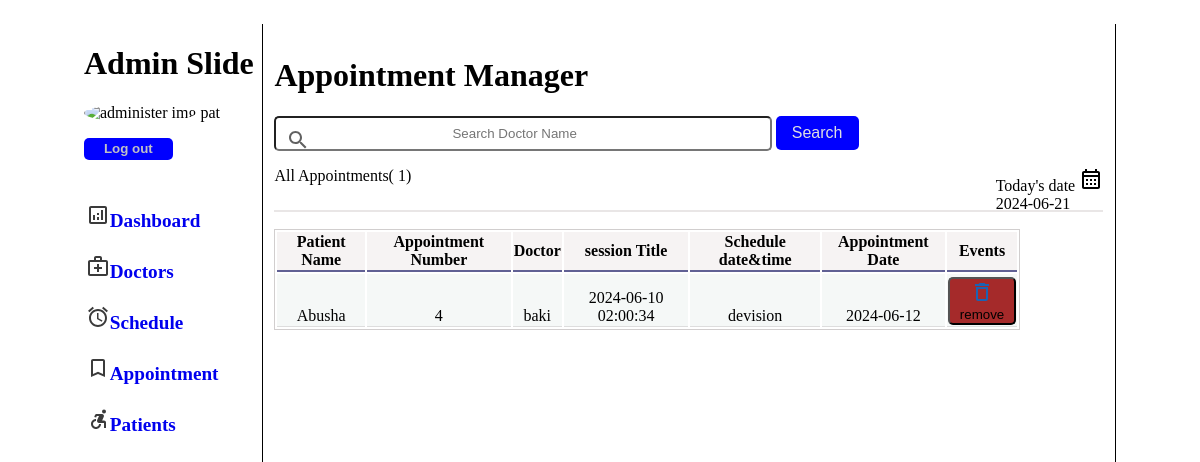
Page /Admin/Appointment.php (signed in) on the committed database.
### tables this page shows
CREATE TABLE `appointment` (
  `name` varchar(255) NOT NULL,
  `apo_num` int(255) NOT NULL,
  `doc_name` varchar(255) NOT NULL,
  `title` varchar(255) NOT NULL,
  `date` date NOT NULL,
  `time` time NOT NULL,
  `apo_date` date NOT NULL,
  `id` int(4) NOT NULL
);

### Admin/Appointment.php (the view, shortened to what this page needs)
<!DOCTYPE html>
<html lang="en">
<head>
    <link rel="stylesheet" href="../CSS/style.css">
    <link rel="stylesheet" href="../CSS/appointment.css">
</head>
<body>
    <?php
   include("sidebar.php");
   include("../connection.php");
   $list2 = "select * from appointment";
   $result = mysqli_query($conn, $list2);
   ?>
    <div class="main-part">
        <h1>Appointment Manager</h1>
        <img src="../img/search.svg" alt="search" id="search-img">
        <form action="Appointment.php" method="post">
            <input type="search" placeholder="Search Doctor Name " id="search" name="search_term">
            <input type="submit" name="search" id="search-button" value="Search">
        </form>
        <p id="today-date">Today's date <img src="../img/calendar.svg" alt=""><br>
            <?php  date_default_timezone_set('Asia/Kolkata');
            $today = date('Y-m-d');
            echo $today;?>
        </p>
        <p>All Appointments( <?php echo mysqli_num_rows($result)?>) </p>
        <div class="input-sections">
        </div>
        <table>
            <tr>
                <th>Patient Name</th>
                <th>Appointment Number</th>
                <th>Doctor</th>
                <th>session Title</th>
                <th>Schedule date&time</th>
                <th>Appointment Date</th>
                <th>Events</th>
            </tr>
            <?php
            if (isset($_POST['search'])) {
                $search_term = $_POST['search_term'];
                $list1 = "SELECT * FROM appointment WHERE doc_name LIKE '%$search_term%' ";
                $result = mysqli_query($conn, $list1);
            } else {
                $list1 = "SELECT * FROM appointment";
                $result = mysqli_query($conn, $list1);
            }
if(mysqli_num_rows($result) > 0) {
    $data = '';
    while($row = mysqli_fetch_assoc($result)) {
        $name = $row["name"];
        $num = $row["apo_num"];
        $doc_name = $row["doc_name"];
        $title = $row["title"];
        $d = $row["date"];
        $t = $row["time"];
        $apo_date=$row["apo_date"];
        $id=$row["id"];
        $data .= '<tr>
            <td>' .  $name . '</td>
            <td>' .  $num . '</td>
            <td>' .   $doc_name . '</td>
            <td>' .  $d . " " . $t .'</td>
             <td>' .  $title . '</td>
              <td>' .   $apo_date . '</td>
            <td>
                <div class="schedule-form-button">
        <form  action="deleteAppointment.php" method="post" style="display:flex;">
        <input type="hidden"  name="id" value="' .$id . '">
     <button type="submit" class="view-button" style="text-decoration-style: none; padding: 2%; border-radius: 5px;background-color:brown; color: black;">
        <img src="../img/icons/delete-iceblue.svg" alt="View" value="View">remove
      </button>
      </form>
            </td>
        </tr>';
    }
    echo $data;
}
?>
        </table>
</body>
</html>

### CSS/style.css (style rules this page uses)
body { justify-content: center; display: flex; margin-top: 2%; }
#search-button { padding: 1%; border-radius: 5px; font-size: medium; color: rgb(222 222 227); border-style: none; width: 10%; background: blue; }
.main-part { width: 70%; padding: 1%; border-right: 1px solid black; }
#today-date { float: right; }
.main-part #search { width: 60%; padding: 1%; border-radius: 5px; text-align: center; }
.main-part #search-img { padding: 1%; position: absolute; }
table { border: 1px solid rgb(209 206 206); padding-top: 0%; width: 90%; margin-top: 1%; }
th { border-bottom: 2px solid rgb(97 97 148); }
tr { text-align: center; width: 85%; border-bottom: 1px solid rgb(12 0 0); }
td { border-bottom: 1px solid #ddd; height: 50px; vertical-align: bottom; }
tr:nth-child(even) { background-color: #f4f8f6e2; }
tr:nth-child(odd) { background-color: rgb(246, 243, 243); }
.form-button, .schedule-form-button { display: flex; }

### CSS/appointment.css (style rules this page uses)
.input-sections { border: 1px solid rgb(233 230 230); margin-top: 3%; }

### rows in the picture
appointment: name "Abusha", apo_num "4", doc_name "baki", date "2024-06-10", time "02:00:34", title "devision", apo_date "2024-06-12"

### other values in the picture
$user "pat"
mysqli_num_rows($result) "1"
